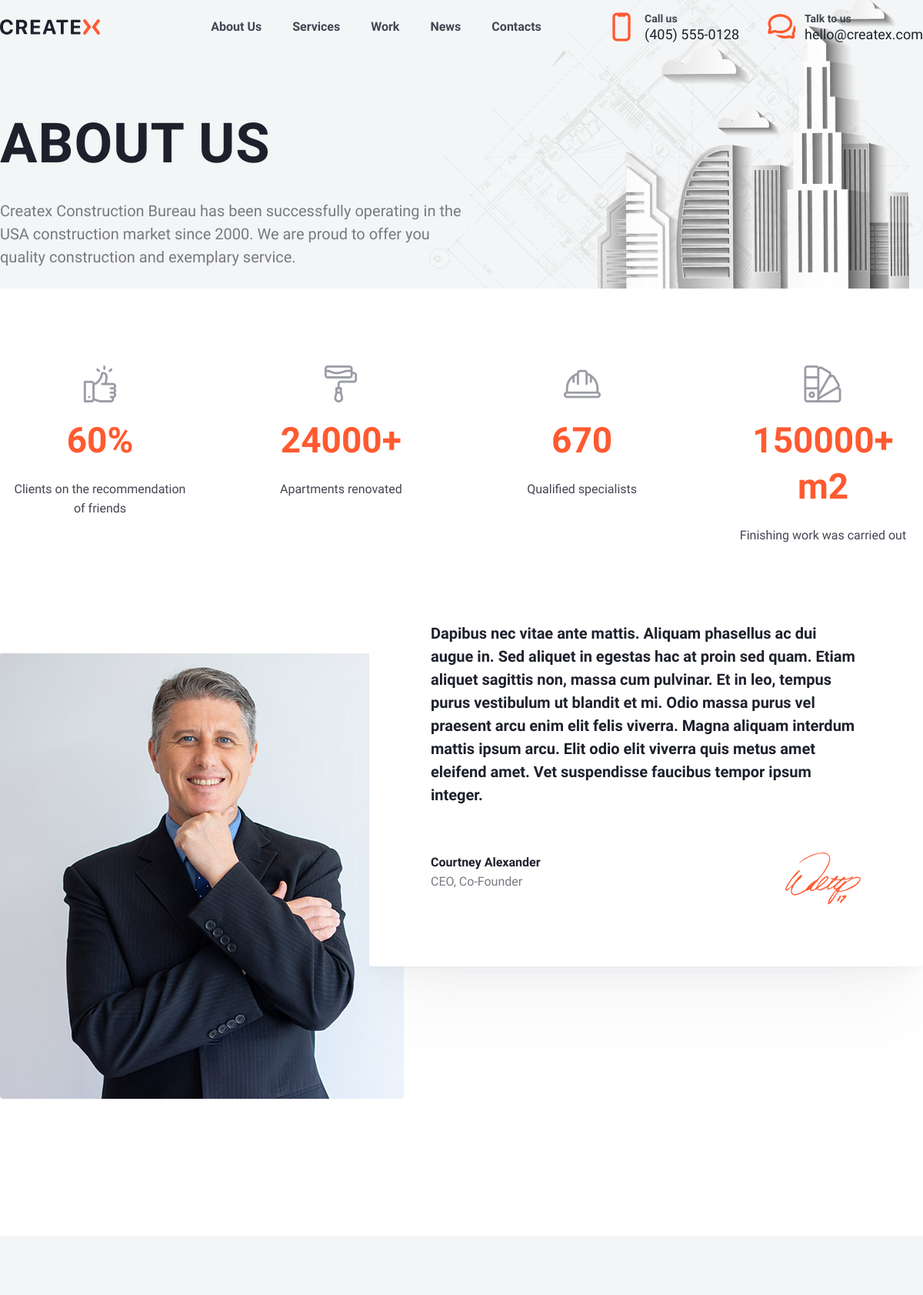
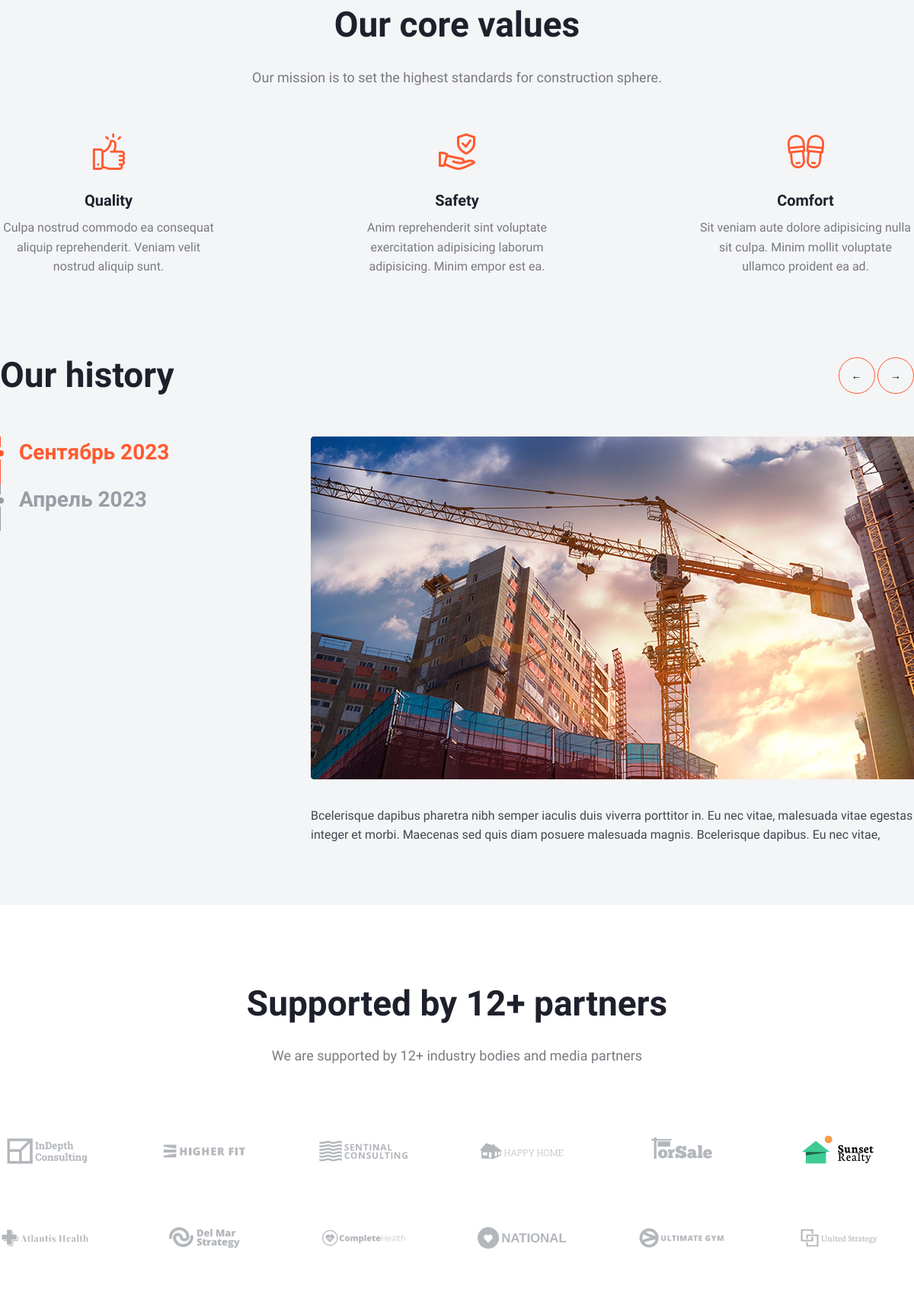
The app's page /aboutUs/ (upper part) with its own data (2 pictures, top to bottom).
### createx/models.py (models this page shows, shortened)
class HeaderContent(models.Model):
    title = models.CharField(max_length=100, verbose_name='Заголовок')
    content = models.TextField(max_length=1000, verbose_name='Содержание')
    img = models.ImageField(upload_to="header/%Y/%m/%d/", verbose_name='Фотография')
    class Meta:
        verbose_name = "Заголовок страницы"
        verbose_name_plural = "Заголовоки страниц"

class OurCoreValues(models.Model):
    titleCore = models.CharField(max_length=50, verbose_name='Название')
    contentCore = models.TextField(max_length=500, verbose_name='Содержание')
    coreIcon = models.ImageField(upload_to="coreValues/%Y/%m/%d/", verbose_name='Логотип')
    class Meta:
        verbose_name = "Наша ценность"
        verbose_name_plural = "Наши ценности"

class OurPartners(models.Model):
    namePartners = models.CharField(max_length=30, verbose_name='Имя')
    slug = models.SlugField(max_length=35, verbose_name='url-partners')
    logo = models.ImageField(upload_to="ourPartners/%Y/%m/%d/", verbose_name='Логотип')
    class Meta:
        verbose_name = "Наш партнер"
        verbose_name_plural = "Наши партнеры"

### aboutUs/models.py (models this page shows, shortened)
class StatisticModel(models.Model):
    title = models.CharField(max_length=100, verbose_name='Заголовок')
    valueStatistic = models.CharField(max_length=50, verbose_name='Значение')
    imgUrl = models.ImageField(upload_to="aboutUs/StatisticModel/%Y/%m/%d/", verbose_name='Логотип')
    class Meta:
        verbose_name = "Статистические данные"
        verbose_name_plural = "Статистические данные"

class OurEmployeeMessage(models.Model):
    title = models.CharField(max_length=150, verbose_name='Оглавление послания')
    message = models.TextField(max_length=10000, verbose_name='Контент послания')
    signature = models.ImageField(upload_to="aboutUs/OurDirectorMessage/%Y/%m/%d/", verbose_name='Подпись')
    employee = models.OneToOneField(OurEmployee, on_delete= models.CASCADE)
    isDisplay = models.BooleanField(default=True, verbose_name='Отобразить')
    time_create = models.DateField(auto_now_add=True, verbose_name='Дата создания') #Время создания объекта класса
    class Meta:
        verbose_name = "Послание от сотрудника"
        verbose_name_plural = "Послание от сотрудников"

class OurEmployee(models.Model):
    firstName = models.CharField(max_length=100, verbose_name='Имя')
    secondName = models.CharField(max_length=100, verbose_name='Фамилия')
    jobTitle = models.CharField(max_length=100, verbose_name='Должность')
    imgUrl = models.ImageField(upload_to="aboutUs/OurEmployee/%Y/%m/%d/", verbose_name='Фотография')
    isWork = models.BooleanField(default=True, verbose_name='Действующий сотрудник')
    class Meta:
        verbose_name = "Сотрудник"
        verbose_name_plural = "Сотрудники"

class OurHistory(models.Model):
    dateHistory = models.DateField(verbose_name='Дата истории')
    isPublished = models.BooleanField(default=True, verbose_name='Опубликовать')
    class Meta:
        verbose_name = "Наша история"
        verbose_name_plural = "Наши истории"

class OurHistorySlider(models.Model):
    title = models.CharField(max_length=150, verbose_name='Описание')
    history = models.ForeignKey(OurHistory, on_delete=models.CASCADE, verbose_name='История')
    content = models.TextField(max_length=1000, verbose_name='Контент')
    publishedSlider = models.BooleanField(default=True, verbose_name='Опубликовать')
    historySliderPhoto = models.ImageField(upload_to="aboutUs/OurHistorySlider/%Y/%m/%d/", default=True,verbose_name='Фотография')
    class Meta:
        verbose_name = "Слайдер к истории"
        verbose_name_plural = "Слайдеры к истории"

### aboutUs/views.py (the view, shortened to what this page needs)
# urls.py: path('',AboutUsHomepage.as_view(), name='aboutUs'),#Приложение aboutUs
class AboutUsHomepage(FormsMixin, TemplateView):
    template_name = 'aboutUs/aboutUshomepage.html'
    def get_context_data(self, *, object_list=None, **kwargs):
        context = super().get_context_data(**kwargs)
        context['title'] = 'About Us'
        context['header'] = HeaderContent.objects.get(title='ABOUT US')
        context['statistics'] = StatisticModel.objects.all()
        context['messages'] = OurEmployeeMessage.objects.all()
        context['histories'] = OurHistory.objects.filter(isPublished=True)[0:9]
        context['sliders'] = OurHistorySlider.objects.filter(history__id=1)
        context['partners'] = OurPartners.objects.all()
        context['teams'] = OurEmployee.objects.filter(isWork=True)
        c_def = self.get_user_context()
        context = dict(list(context.items()) + list(c_def.items()))
        return  context

### createx/templatetags/createx_tag.py (called while the page is built)
@register.inclusion_tag('createx/tags/OurCoreValues.html')
def getOurCoreValues():
    ocv = OurCoreValues.objects.all()
    return {"ocv": ocv}

@register.simple_tag()
def get_soc_links():
    return OurSocLinks.objects.all()

### createx/utils.py (called while the page is built)
    def get_user_context(self,**kwargs):
        context = kwargs
        context['social_links'] = OurSocLinks.objects.all()
        context['AskFromUserForm'] = AskFromUserForm
        context['UserSubscribeForm'] = UserSubscribeForm
        context['DiscussForUserForm'] = DiscussForUserForm
        return context

### createx/templates/aboutUs/aboutUshomepage.html (shortened to what this page needs)
{% extends "base.html" %}
{% load createx_tag %}
{% load static %}
{% block content %}
{% include 'include/headerContent.html' %}
<section class="intro_content">
		<div class="statistic_content">
			{% for statistic in statistics %}
			<div class="statistic">
				<img src="{{statistic.imgUrl.url}}" alt="{{statistic.title}}">
				<h2 class="h2_46_orange">{{statistic.valueStatistic}}</h2>
				<p class="p_16_pd_0">{{statistic.title}}</p>
			</div>
			{% endfor %}
		</div>
		<div class="message_employee_block">
			<div class="employee_block_list">
				{% for message in messages %}
				<div class="employee_block_item">
					<div class="employee_block_img">
						<img src="{{message.employee.imgUrl.url}}" alt="{{message.employee.firstName}}" >
					</div>
					<div class="employee_block_content">
						<p class="p_20_w700">{{message.message}}</p>
						<div class="employee_info_block">
							<div class="employee_info">
								<p class="p_16_700">{{message.employee.firstName}} {{message.employee.secondName}}</p>
								<p class="p_16_grey_pd0">{{message.employee.jobTitle}}</p>
							</div>
							<div class="employee_signature">
								<img src="{{message.signature.url}}" alt="Подпись">
							</div>
						</div>
					</div>
				</div>
				{% endfor %}
			</div>
		</div>
</section>
<section class="our_history_slider_main_block">
	<div class="history_slider_main_block">
		{% getOurCoreValues %}
		<div class="slider_history_block">
			<div class="main_slider_form_header">
				<h2 class="h2_46">Our history</h2>
				<div class="sliderBntRev">
					<button class="leftSliderRev">&#8592</button>
					<button class="rightSliderRev">&#8594</button>
				</div>
			</div>
			<div class="history_slider">
				<ul class="history_list">
					{% for history in histories %}
					{% if forloop.first %}
					<li class="history_list_item active" value="{{history.id}}"><span class="list_circle"><svg width="16" height="16"
								viewBox="0 0 16 16" fill="none">
								<circle cx="8" cy="8" r="6" fill="#9A9CA5" stroke="#F4F5F7" stroke-width="4" class="circleSvg active_svg" />
							</svg></span>{{history.dateHistory|date:"F Y"}}</li>
					{% else %}
					<li class="history_list_item" value="{{history.id}}"><span class="list_circle"><svg  width="16" height="16" viewBox="0 0 16 16" fill="none">
						<circle cx="8" cy="8" r="6" fill="#9A9CA5" stroke="#F4F5F7" stroke-width="4" class="circleSvg"/>
					</svg></span>{{history.dateHistory|date:"F Y"}}</li>
					{% endif %}
					{% endfor %}
				</ul>
					<div class="history_content_img_relative">
						<div class="history_content_img_abdolute_flex">
							{% for slider in sliders %}
							<div class="history_img_container">
								<img src="{{slider.historySliderPhoto.url}}" alt="{{slider.title}}" class="history_img">
								<p class="p_16_pd_0">{{slider.content}}</p>
							</div>
							{% endfor %}
						</div>
					</div>
			</div>
		</div>
	</div>
</section>
<section class="our_team_main_block">
	{% include 'include/partners.html' %}
	<div class="our_team_block">
	</div>
</section>
{% endblock content %}

### createx/templates/include/headerContent.html
{% load static %}
<section class="header_content_block">
		<div class="header_content">
			<div class="content_in_header">
				<h2 class="header_h2_title">{{header.title}}</h2>
				<p class="p_20">{{header.content}}</p>
			</div>
		</div>
		<div class="header_content_block_img">
			<img src="{{header.img.url}}" alt="Фон" class="header_content_block_img_bg">
		</div>
</section>

### createx/templates/createx/tags/OurCoreValues.html
<div class="block_content">
	<h2 class="h2_center_46 ">Our core values</h2>
	<p class="p_center_18_center">Our mission is to set the highest standards for construction sphere.</p>
	<div class="flex_container_block">
		{% for v in ocv %}
		<div class="panel_block">
			<div class="center_block_img_panel">
				<img src="{{v.coreIcon.url}}" alt="{{v.titleCore}}" class="panel_img_center">
			</div>
			<h3 class="panel_h3_center_20">{{v.titleCore}}</h3>
			<p class="panel_p_center_16">{{v.contentCore}}</p>
		</div>
		{% endfor %}
	</div>
</div>

### createx/templates/include/partners.html
{% load static %}
<div class="main_block_partners">
	<h2 class="h2_center_46">Supported by 12+ partners</h2>
	<p class="p_center_18_center">We are supported by 12+ industry bodies and media partners</p>
	<div class="partners_block">
		{% for partner in partners%}
		<div class="partners_panel">
			<img src="{{partner.logo.url}}" alt="{{partner.namePartners}}">
		</div>
		{% endfor %}
	</div>
</div>

### createx/static/css/min_style.css (style rules this page uses)
* { padding: 0; margin: 0; border: 0; box-sizing: border-box; }
*,*:before,*:after { -moz-box-sizing: border-box; -webkit-box-sizing: border-box; box-sizing: border-box; }
html,body { height: 100%; width: 100%; font-size: 100%; line-height: 1; font-size: 14px; -ms-text-size-adjust: 100%; -moz-text-size-adjust: 100%; -webkit-text-size-adjust: 100%; font-family: Montserrat; font-weight: 500; color: rgba(37, 43, 66, 1); }
input,button,textarea { font-family:inherit; }
button { cursor: pointer; }
ul { margin: 0; padding: 0; }
ul li { list-style: none;margin: 0;padding: 0; }
img { vertical-align: top; }
p { margin: 0; padding: 0; }
h1,h2,h3,h4,h5,h6 { font-size:inherit;font-weight: 400;margin: 0;padding: 0; }

### createx/static/css/statick_style.css (style rules this page uses)
.h2_center_46 { color: var(--gray-900, #1E212C); text-align: center; font-size: 46px; font-weight: 700; line-height: 130%; }
.h2_46 { color: var(--gray-900, #1E212C); font-size: 46px; font-weight: 700; line-height: 130%; }
.p_center_18_center { color: var(--gray-700, #787A80); text-align: center; font-size: 18px; font-weight: 400; line-height: 150%; padding: 25px 0px 60px; }
.p_16_700 { color: var(--gray-900, #1E212C); font-size: 16px; font-weight: 700; line-height: 160%; }
.p_16_pd_0 { color: var(--gray-800, #424551); font-size: 16px; font-style: normal; font-weight: 400; line-height: 160%; }
.block_content { width: 100%; height: auto; }
.flex_container_block { width: 100%; height: auto; display: flex; justify-content: space-between; flex-wrap: wrap; }
.panel_block { max-width: 285px; height: auto; }
.panel_h3_center_20 { color: var(--gray-900, #1E212C); text-align: center; font-size: 20px; font-weight: 700; line-height: 150%; padding-bottom: 8px; }
.panel_p_center_16 { color: var(--gray-700, #787A80); text-align: center; font-size: 16px; font-weight: 400; line-height: 160%; }
.center_block_img_panel { width: 100%; height: auto; display: flex; justify-content: center; padding-bottom: 25px; }
.panel_img_center { text-align: center; }
.header_h2_title { color: var(--gray-900, #1E212C); font-family: Ubuntu; font-size: 72px; font-weight: 700; line-height: 130%; letter-spacing: 1px; padding: 40px 0px 25px; }
.p_20 { color: var(--gray-700, #787A80); font-family: Ubuntu; font-size: 20px; font-weight: 400; line-height: 150%; }
.p_20_w700 { color: var(--gray-900, #1E212C); font-size: 20px; font-style: normal; font-weight: 700; line-height: 150%; }
.h2_46_orange { color: #FF5A30; text-align: center; font-family: Ubuntu; font-size: 46px; font-weight: 700; line-height: 130%; padding: 20px 0px; }
.p_16_grey_pd0 { color: var(--gray-700, #787A80); font-family: Ubuntu; font-size: 16px; font-style: normal; font-weight: 400; line-height: 150%; }

### records on screen
HeaderContent: title "ABOUT US", content "Createx Construction Bureau has been successfully operating in the USA construction market since 2000. We are proud to offer you quality construction and exemplary service.", img (picture)
StatisticModel: imgUrl (picture), valueStatistic "60%", title "Clients on the recommendation of friends"
StatisticModel: imgUrl (picture), valueStatistic "24000+", title "Apartments renovated"
StatisticModel: imgUrl (picture), valueStatistic "670", title "Qualified specialists"
StatisticModel: imgUrl (picture), valueStatistic "150000+ m2", title "Finishing work was carried out"
OurEmployeeMessage: employee.imgUrl (picture), message "Dapibus nec vitae ante mattis. Aliquam phasellus ac dui augue in. Sed aliquet in egestas hac at proin sed quam. Etiam aliquet sagittis non, massa cum pulvinar. Et in leo, tempus purus vestibulum ut blandit et mi. Odio massa purus vel praesent arcu enim elit felis viverra. Magna aliquam interdum mattis ipsum arcu. Elit odio elit viverra quis metus amet eleifend amet. Vet suspendisse faucibus tempor ipsum integer.", employee.firstName "Courtney", employee.secondName "Alexander", employee.jobTitle "CEO, Co-Founder", signature (picture)
OurCoreValues: coreIcon (picture), titleCore "Quality", contentCore "Culpa nostrud commodo ea consequat aliquip reprehenderit. Veniam velit nostrud aliquip sunt."
OurCoreValues: coreIcon (picture), titleCore "Safety", contentCore "Anim reprehenderit sint voluptate exercitation adipisicing laborum adipisicing. Minim empor est ea."
OurCoreValues: coreIcon (picture), titleCore "Comfort", contentCore "Sit veniam aute dolore adipisicing nulla sit culpa. Minim mollit voluptate ullamco proident ea ad."
OurHistory: {{ history.id }} 1 (drawn), dateHistory "Сентябрь 2023"
OurHistory: {{ history.id }} 2 (drawn), dateHistory "Апрель 2023"
OurHistorySlider: historySliderPhoto (picture), content "Bcelerisque dapibus pharetra nibh semper iaculis duis viverra porttitor in. Eu nec vitae, malesuada vitae egestas integer et morbi. Maecenas sed quis diam posuere malesuada magnis. Bcelerisque dapibus. Eu nec vitae,"
OurPartners: logo (picture)
OurPartners: logo (picture)
OurPartners: logo (picture)
OurPartners: logo (picture)
OurPartners: logo (picture)
OurPartners: logo (picture)
OurPartners: logo (picture)
OurPartners: logo (picture)
OurPartners: logo (picture)
OurPartners: logo (picture)
OurPartners: logo (picture)
OurPartners: logo (picture)
